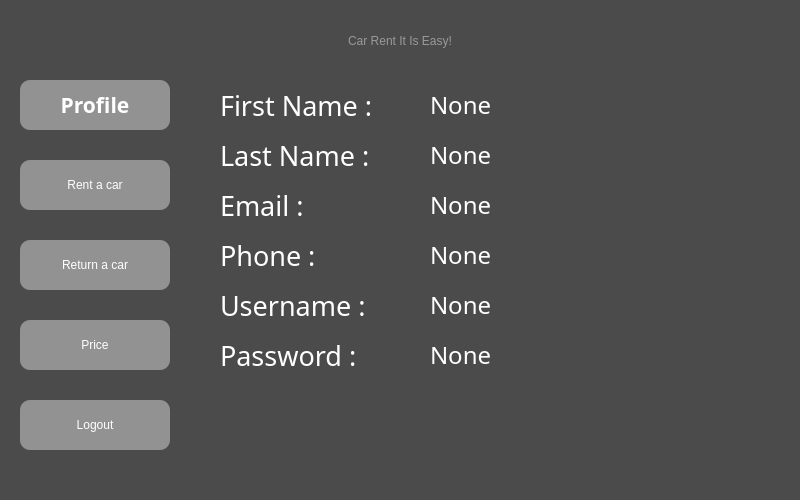
<?xml version="1.0" encoding="UTF-8"?>
<ui version="4.0">
 <class>AppWindow</class>
 <widget class="QDialog" name="AppWindow">
  <property name="geometry">
   <rect>
    <x>0</x>
    <y>0</y>
    <width>800</width>
    <height>500</height>
   </rect>
  </property>
  <property name="windowTitle">
   <string>Car Rent</string>
  </property>
  <property name="windowIcon">
   <iconset resource="Resources.qrc">
    <normaloff>:/images/car.png</normaloff>:/images/car.png</iconset>
  </property>
  <property name="styleSheet">
   <string notr="true">background-color: rgb(75, 75, 75);</string>
  </property>
  <widget class="QStackedWidget" name="stackedWidget">
   <property name="geometry">
    <rect>
     <x>200</x>
     <y>80</y>
     <width>560</width>
     <height>380</height>
    </rect>
   </property>
   <widget class="QWidget" name="page_1">
    <widget class="QLabel" name="FirstNameText">
     <property name="geometry">
      <rect>
       <x>20</x>
       <y>10</y>
       <width>170</width>
       <height>30</height>
      </rect>
     </property>
     <property name="font">
      <font>
       <family>Sitka Small</family>
       <pointsize>20</pointsize>
       <bold>false</bold>
      </font>
     </property>
     <property name="styleSheet">
      <string notr="true">color: rgb(255, 255, 255);</string>
     </property>
     <property name="text">
      <string>First Name :</string>
     </property>
    </widget>
    <widget class="QLabel" name="LastNameText">
     <property name="geometry">
      <rect>
       <x>20</x>
       <y>60</y>
       <width>180</width>
       <height>30</height>
      </rect>
     </property>
     <property name="font">
      <font>
       <family>Sitka Small</family>
       <pointsize>20</pointsize>
       <bold>false</bold>
      </font>
     </property>
     <property name="styleSheet">
      <string notr="true">color: rgb(255, 255, 255);</string>
     </property>
     <property name="text">
      <string>Last Name :</string>
     </property>
    </widget>
    <widget class="QLabel" name="EmailText">
     <property name="geometry">
      <rect>
       <x>20</x>
       <y>110</y>
       <width>180</width>
       <height>30</height>
      </rect>
     </property>
     <property name="font">
      <font>
       <family>Sitka Small</family>
       <pointsize>20</pointsize>
       <bold>false</bold>
      </font>
     </property>
     <property name="styleSheet">
      <string notr="true">color: rgb(255, 255, 255);</string>
     </property>
     <property name="text">
      <string>Email :</string>
     </property>
    </widget>
    <widget class="QLabel" name="PhoneText">
     <property name="geometry">
      <rect>
       <x>20</x>
       <y>160</y>
       <width>180</width>
       <height>30</height>
      </rect>
     </property>
     <property name="font">
      <font>
       <family>Sitka Small</family>
       <pointsize>20</pointsize>
       <bold>false</bold>
      </font>
     </property>
     <property name="styleSheet">
      <string notr="true">color: rgb(255, 255, 255);</string>
     </property>
     <property name="text">
      <string>Phone :</string>
     </property>
    </widget>
    <widget class="QLabel" name="UsernameText">
     <property name="geometry">
      <rect>
       <x>20</x>
       <y>210</y>
       <width>180</width>
       <height>30</height>
      </rect>
     </property>
     <property name="font">
      <font>
       <family>Sitka Small</family>
       <pointsize>20</pointsize>
       <bold>false</bold>
      </font>
     </property>
     <property name="styleSheet">
      <string notr="true">color: rgb(255, 255, 255);</string>
     </property>
     <property name="text">
      <string>Username :</string>
     </property>
    </widget>
    <widget class="QLabel" name="PasswordText">
     <property name="geometry">
      <rect>
       <x>20</x>
       <y>260</y>
       <width>180</width>
       <height>30</height>
      </rect>
     </property>
     <property name="font">
      <font>
       <family>Sitka Small</family>
       <pointsize>20</pointsize>
       <bold>false</bold>
      </font>
     </property>
     <property name="styleSheet">
      <string notr="true">color: rgb(255, 255, 255);</string>
     </property>
     <property name="text">
      <string>Password :</string>
     </property>
    </widget>
    <widget class="QLabel" name="FirstNameText_2">
     <property name="geometry">
      <rect>
       <x>230</x>
       <y>10</y>
       <width>300</width>
       <height>30</height>
      </rect>
     </property>
     <property name="font">
      <font>
       <family>Sitka Small</family>
       <pointsize>18</pointsize>
       <bold>false</bold>
      </font>
     </property>
     <property name="styleSheet">
      <string notr="true">color: rgb(255, 255, 255);</string>
     </property>
     <property name="text">
      <string>None</string>
     </property>
    </widget>
    <widget class="QLabel" name="LastNameText_2">
     <property name="geometry">
      <rect>
       <x>230</x>
       <y>60</y>
       <width>300</width>
       <height>30</height>
      </rect>
     </property>
     <property name="font">
      <font>
       <family>Sitka Small</family>
       <pointsize>18</pointsize>
       <bold>false</bold>
      </font>
     </property>
     <property name="styleSheet">
      <string notr="true">color: rgb(255, 255, 255);</string>
     </property>
     <property name="text">
      <string>None</string>
     </property>
    </widget>
    <widget class="QLabel" name="EmailText_2">
     <property name="geometry">
      <rect>
       <x>230</x>
       <y>110</y>
       <width>300</width>
       <height>30</height>
      </rect>
     </property>
     <property name="font">
      <font>
       <family>Sitka Small</family>
       <pointsize>18</pointsize>
       <bold>false</bold>
      </font>
     </property>
     <property name="styleSheet">
      <string notr="true">color: rgb(255, 255, 255);</string>
     </property>
     <property name="text">
      <string>None</string>
     </property>
    </widget>
    <widget class="QLabel" name="PhoneText_2">
     <property name="geometry">
      <rect>
       <x>230</x>
       <y>160</y>
       <width>300</width>
       <height>30</height>
      </rect>
     </property>
     <property name="font">
      <font>
       <family>Sitka Small</family>
       <pointsize>18</pointsize>
       <bold>false</bold>
      </font>
     </property>
     <property name="styleSheet">
      <string notr="true">color: rgb(255, 255, 255);</string>
     </property>
     <property name="text">
      <string>None</string>
     </property>
    </widget>
    <widget class="QLabel" name="PasswordText_2">
     <property name="geometry">
      <rect>
       <x>230</x>
       <y>260</y>
       <width>300</width>
       <height>30</height>
      </rect>
     </property>
     <property name="font">
      <font>
       <family>Sitka Small</family>
       <pointsize>18</pointsize>
       <bold>false</bold>
      </font>
     </property>
     <property name="styleSheet">
      <string notr="true">color: rgb(255, 255, 255);</string>
     </property>
     <property name="text">
      <string>None</string>
     </property>
    </widget>
    <widget class="QLabel" name="UsernameText_2">
     <property name="geometry">
      <rect>
       <x>230</x>
       <y>210</y>
       <width>300</width>
       <height>30</height>
      </rect>
     </property>
     <property name="font">
      <font>
       <family>Sitka Small</family>
       <pointsize>18</pointsize>
       <bold>false</bold>
      </font>
     </property>
     <property name="styleSheet">
      <string notr="true">color: rgb(255, 255, 255);</string>
     </property>
     <property name="text">
      <string>None</string>
     </property>
    </widget>
   </widget>
   <widget class="QWidget" name="page_2">
    <widget class="QTableView" name="RentCarDbView">
     <property name="geometry">
      <rect>
       <x>10</x>
       <y>50</y>
       <width>540</width>
       <height>210</height>
      </rect>
     </property>
     <property name="sizePolicy">
      <sizepolicy hsizetype="Fixed" vsizetype="Fixed">
       <horstretch>0</horstretch>
       <verstretch>0</verstretch>
      </sizepolicy>
     </property>
     <property name="font">
      <font>
       <family>Cascadia Code</family>
       <pointsize>14</pointsize>
       <bold>false</bold>
      </font>
     </property>
     <property name="contextMenuPolicy">
      <enum>Qt::NoContextMenu</enum>
     </property>
     <property name="acceptDrops">
      <bool>false</bool>
     </property>
     <property name="autoFillBackground">
      <bool>false</bool>
     </property>
     <property name="styleSheet">
      <string notr="true">background-color: rgba(255, 255, 255, 100);</string>
     </property>
     <property name="inputMethodHints">
      <set>Qt::ImhNone</set>
     </property>
     <property name="frameShape">
      <enum>QFrame::NoFrame</enum>
     </property>
     <property name="autoScrollMargin">
      <number>15</number>
     </property>
     <property name="editTriggers">
      <set>QAbstractItemView::NoEditTriggers</set>
     </property>
     <property name="alternatingRowColors">
      <bool>false</bool>
     </property>
     <property name="textElideMode">
      <enum>Qt::ElideLeft</enum>
     </property>
     <property name="gridStyle">
      <enum>Qt::NoPen</enum>
     </property>
     <property name="sortingEnabled">
      <bool>true</bool>
     </property>
     <property name="cornerButtonEnabled">
      <bool>false</bool>
     </property>
     <attribute name="horizontalHeaderVisible">
      <bool>false</bool>
     </attribute>
     <attribute name="horizontalHeaderHighlightSections">
      <bool>true</bool>
     </attribute>
     <attribute name="verticalHeaderVisible">
      <bool>false</bool>
     </attribute>
    </widget>
    <widget class="QPushButton" name="RentBtn">
     <property name="geometry">
      <rect>
       <x>400</x>
       <y>270</y>
       <width>130</width>
       <height>40</height>
      </rect>
     </property>
     <property name="cursor">
      <cursorShape>PointingHandCursor</cursorShape>
     </property>
     <property name="styleSheet">
      <string notr="true">QPushButton{
background-color: rgba(255, 255, 255, 100);
border-radius: 10px;
color: rgba(192, 192, 192, 240);
color: white;
text-align: center;
font: 700 16pt &quot;Segoe Print&quot;;
}

QPushButton:hover{
background-color: rgba(255, 255, 255, 0);
border-radius: 10px;
color: white;
text-align: center;
font: 700 16pt &quot;Segoe Print&quot;;
}
QPushButton:pressed{
background-color: rgba(255, 255, 255, 0);
border-radius: 10px;
color: white;
text-align: center;
font: 700 16pt &quot;Segoe Print&quot;;
}</string>
     </property>
     <property name="text">
      <string>Rent</string>
     </property>
    </widget>
    <widget class="QLabel" name="EnterIdText">
     <property name="geometry">
      <rect>
       <x>30</x>
       <y>270</y>
       <width>210</width>
       <height>40</height>
      </rect>
     </property>
     <property name="font">
      <font>
       <family>Cascadia Code</family>
       <pointsize>22</pointsize>
       <italic>false</italic>
       <bold>false</bold>
      </font>
     </property>
     <property name="styleSheet">
      <string notr="true"/>
     </property>
     <property name="text">
      <string>Enter car's id:</string>
     </property>
    </widget>
    <widget class="QLineEdit" name="CarsIdInput">
     <property name="geometry">
      <rect>
       <x>250</x>
       <y>270</y>
       <width>50</width>
       <height>40</height>
      </rect>
     </property>
     <property name="font">
      <font>
       <family>Cascadia Code</family>
       <pointsize>22</pointsize>
      </font>
     </property>
     <property name="layoutDirection">
      <enum>Qt::RightToLeft</enum>
     </property>
     <property name="styleSheet">
      <string notr="true">background-color: rgba(255, 255, 255, 100);
border-radius: 10px;</string>
     </property>
     <property name="alignment">
      <set>Qt::AlignCenter</set>
     </property>
    </widget>
    <widget class="QLabel" name="IdText">
     <property name="geometry">
      <rect>
       <x>10</x>
       <y>20</y>
       <width>40</width>
       <height>30</height>
      </rect>
     </property>
     <property name="font">
      <font>
       <family>Cascadia Code</family>
       <pointsize>22</pointsize>
       <italic>false</italic>
       <bold>false</bold>
      </font>
     </property>
     <property name="styleSheet">
      <string notr="true"/>
     </property>
     <property name="text">
      <string>Id</string>
     </property>
     <property name="alignment">
      <set>Qt::AlignLeading|Qt::AlignLeft|Qt::AlignVCenter</set>
     </property>
    </widget>
    <widget class="QLabel" name="BrandText">
     <property name="geometry">
      <rect>
       <x>60</x>
       <y>20</y>
       <width>90</width>
       <height>30</height>
      </rect>
     </property>
     <property name="font">
      <font>
       <family>Cascadia Code</family>
       <pointsize>22</pointsize>
       <italic>false</italic>
       <bold>false</bold>
      </font>
     </property>
     <property name="styleSheet">
      <string notr="true"/>
     </property>
     <property name="text">
      <string>Brand</string>
     </property>
    </widget>
    <widget class="QLabel" name="ModelText">
     <property name="geometry">
      <rect>
       <x>210</x>
       <y>20</y>
       <width>100</width>
       <height>30</height>
      </rect>
     </property>
     <property name="font">
      <font>
       <family>Cascadia Code</family>
       <pointsize>22</pointsize>
       <italic>false</italic>
       <bold>false</bold>
      </font>
     </property>
     <property name="styleSheet">
      <string notr="true"/>
     </property>
     <property name="text">
      <string>Model</string>
     </property>
     <property name="alignment">
      <set>Qt::AlignLeading|Qt::AlignLeft|Qt::AlignVCenter</set>
     </property>
    </widget>
    <widget class="QLabel" name="YearText">
     <property name="geometry">
      <rect>
       <x>360</x>
       <y>20</y>
       <width>70</width>
       <height>30</height>
      </rect>
     </property>
     <property name="font">
      <font>
       <family>Cascadia Code</family>
       <pointsize>22</pointsize>
       <italic>false</italic>
       <bold>false</bold>
      </font>
     </property>
     <property name="styleSheet">
      <string notr="true"/>
     </property>
     <property name="text">
      <string>Year</string>
     </property>
    </widget>
    <widget class="QLabel" name="PriceText">
     <property name="geometry">
      <rect>
       <x>440</x>
       <y>20</y>
       <width>90</width>
       <height>30</height>
      </rect>
     </property>
     <property name="font">
      <font>
       <family>Cascadia Code</family>
       <pointsize>22</pointsize>
       <italic>false</italic>
       <bold>false</bold>
      </font>
     </property>
     <property name="styleSheet">
      <string notr="true"/>
     </property>
     <property name="text">
      <string>Price</string>
     </property>
    </widget>
    <widget class="QLabel" name="ErrorText">
     <property name="geometry">
      <rect>
       <x>130</x>
       <y>330</y>
       <width>300</width>
       <height>40</height>
      </rect>
     </property>
     <property name="font">
      <font>
       <family>Cascadia Code</family>
       <pointsize>15</pointsize>
       <italic>false</italic>
       <bold>false</bold>
       <underline>false</underline>
      </font>
     </property>
     <property name="styleSheet">
      <string notr="true">color: rgb(176, 14, 17);</string>
     </property>
     <property name="text">
      <string/>
     </property>
     <property name="alignment">
      <set>Qt::AlignCenter</set>
     </property>
    </widget>
   </widget>
   <widget class="QWidget" name="page_3">
    <widget class="QPushButton" name="ReturnBtn">
     <property name="geometry">
      <rect>
       <x>400</x>
       <y>270</y>
       <width>130</width>
       <height>40</height>
      </rect>
     </property>
     <property name="font">
      <font>
       <family>Segoe Print</family>
       <pointsize>16</pointsize>
       <italic>false</italic>
       <bold>true</bold>
      </font>
     </property>
     <property name="cursor">
      <cursorShape>PointingHandCursor</cursorShape>
     </property>
     <property name="styleSheet">
      <string notr="true">QPushButton{
background-color: rgba(255, 255, 255, 100);
border-radius: 10px;
color: rgba(192, 192, 192, 240);
color: white;
text-align: center;
font: 700 16pt &quot;Segoe Print&quot;;
}

QPushButton:hover{
background-color: rgba(255, 255, 255, 0);
border-radius: 10px;
color: white;
text-align: center;
font: 700 16pt &quot;Segoe Print&quot;;
}
QPushButton:pressed{
background-color: rgba(255, 255, 255, 0);
border-radius: 10px;
color: white;
text-align: center;
font: 700 16pt &quot;Segoe Print&quot;;
}</string>
     </property>
     <property name="text">
      <string>Return</string>
     </property>
    </widget>
    <widget class="QLabel" name="ErrorText_2">
     <property name="geometry">
      <rect>
       <x>130</x>
       <y>330</y>
       <width>300</width>
       <height>40</height>
      </rect>
     </property>
     <property name="font">
      <font>
       <family>Cascadia Code</family>
       <pointsize>15</pointsize>
       <italic>false</italic>
       <bold>false</bold>
      </font>
     </property>
     <property name="styleSheet">
      <string notr="true">color: rgb(176, 35, 38);</string>
     </property>
     <property name="text">
      <string/>
     </property>
     <property name="alignment">
      <set>Qt::AlignCenter</set>
     </property>
    </widget>
    <widget class="QTableView" name="ReturnCarDbView">
     <property name="geometry">
      <rect>
       <x>10</x>
       <y>50</y>
       <width>540</width>
       <height>210</height>
      </rect>
     </property>
     <property name="sizePolicy">
      <sizepolicy hsizetype="Fixed" vsizetype="Fixed">
       <horstretch>0</horstretch>
       <verstretch>0</verstretch>
      </sizepolicy>
     </property>
     <property name="font">
      <font>
       <family>Cascadia Code</family>
       <pointsize>14</pointsize>
       <bold>false</bold>
      </font>
     </property>
     <property name="contextMenuPolicy">
      <enum>Qt::NoContextMenu</enum>
     </property>
     <property name="acceptDrops">
      <bool>false</bool>
     </property>
     <property name="autoFillBackground">
      <bool>false</bool>
     </property>
     <property name="styleSheet">
      <string notr="true">background-color: rgba(255, 255, 255, 100);</string>
     </property>
     <property name="inputMethodHints">
      <set>Qt::ImhNone</set>
     </property>
     <property name="frameShape">
      <enum>QFrame::NoFrame</enum>
     </property>
     <property name="autoScrollMargin">
      <number>15</number>
     </property>
     <property name="editTriggers">
      <set>QAbstractItemView::NoEditTriggers</set>
     </property>
     <property name="alternatingRowColors">
      <bool>false</bool>
     </property>
     <property name="gridStyle">
      <enum>Qt::NoPen</enum>
     </property>
     <property name="sortingEnabled">
      <bool>true</bool>
     </property>
     <property name="cornerButtonEnabled">
      <bool>false</bool>
     </property>
     <attribute name="horizontalHeaderVisible">
      <bool>false</bool>
     </attribute>
     <attribute name="horizontalHeaderHighlightSections">
      <bool>true</bool>
     </attribute>
     <attribute name="verticalHeaderVisible">
      <bool>false</bool>
     </attribute>
    </widget>
    <widget class="QLabel" name="YearText_2">
     <property name="geometry">
      <rect>
       <x>360</x>
       <y>20</y>
       <width>70</width>
       <height>30</height>
      </rect>
     </property>
     <property name="font">
      <font>
       <family>Cascadia Code</family>
       <pointsize>22</pointsize>
       <italic>false</italic>
       <bold>false</bold>
      </font>
     </property>
     <property name="styleSheet">
      <string notr="true"/>
     </property>
     <property name="text">
      <string>Year</string>
     </property>
    </widget>
    <widget class="QLabel" name="ModelText_2">
     <property name="geometry">
      <rect>
       <x>210</x>
       <y>20</y>
       <width>100</width>
       <height>30</height>
      </rect>
     </property>
     <property name="font">
      <font>
       <family>Cascadia Code</family>
       <pointsize>22</pointsize>
       <italic>false</italic>
       <bold>false</bold>
      </font>
     </property>
     <property name="styleSheet">
      <string notr="true"/>
     </property>
     <property name="text">
      <string>Model</string>
     </property>
    </widget>
    <widget class="QLineEdit" name="CarsIdReturnInput">
     <property name="geometry">
      <rect>
       <x>250</x>
       <y>270</y>
       <width>50</width>
       <height>40</height>
      </rect>
     </property>
     <property name="font">
      <font>
       <family>Cascadia Code</family>
       <pointsize>22</pointsize>
      </font>
     </property>
     <property name="layoutDirection">
      <enum>Qt::RightToLeft</enum>
     </property>
     <property name="styleSheet">
      <string notr="true">background-color: rgba(255, 255, 255, 100);
border-radius: 10px;</string>
     </property>
     <property name="alignment">
      <set>Qt::AlignCenter</set>
     </property>
    </widget>
    <widget class="QLabel" name="IdText_2">
     <property name="geometry">
      <rect>
       <x>10</x>
       <y>20</y>
       <width>40</width>
       <height>30</height>
      </rect>
     </property>
     <property name="font">
      <font>
       <family>Cascadia Code</family>
       <pointsize>22</pointsize>
       <italic>false</italic>
       <bold>false</bold>
      </font>
     </property>
     <property name="styleSheet">
      <string notr="true"/>
     </property>
     <property name="text">
      <string>Id</string>
     </property>
    </widget>
    <widget class="QLabel" name="BrandText_2">
     <property name="geometry">
      <rect>
       <x>60</x>
       <y>20</y>
       <width>90</width>
       <height>30</height>
      </rect>
     </property>
     <property name="font">
      <font>
       <family>Cascadia Code</family>
       <pointsize>22</pointsize>
       <italic>false</italic>
       <bold>false</bold>
      </font>
     </property>
     <property name="styleSheet">
      <string notr="true"/>
     </property>
     <property name="text">
      <string>Brand</string>
     </property>
    </widget>
    <widget class="QLabel" name="PriceText_2">
     <property name="geometry">
      <rect>
       <x>440</x>
       <y>20</y>
       <width>90</width>
       <height>30</height>
      </rect>
     </property>
     <property name="font">
      <font>
       <family>Cascadia Code</family>
       <pointsize>22</pointsize>
       <italic>false</italic>
       <bold>false</bold>
      </font>
     </property>
     <property name="styleSheet">
      <string notr="true"/>
     </property>
     <property name="text">
      <string>Price</string>
     </property>
    </widget>
    <widget class="QLabel" name="EnterIdReturnText">
     <property name="geometry">
      <rect>
       <x>30</x>
       <y>270</y>
       <width>210</width>
       <height>40</height>
      </rect>
     </property>
     <property name="font">
      <font>
       <family>Cascadia Code</family>
       <pointsize>22</pointsize>
       <italic>false</italic>
       <bold>false</bold>
      </font>
     </property>
     <property name="styleSheet">
      <string notr="true"/>
     </property>
     <property name="text">
      <string>Enter car's id:</string>
     </property>
    </widget>
   </widget>
   <widget class="QWidget" name="page_4">
    <widget class="QLabel" name="FinalPriceText">
     <property name="geometry">
      <rect>
       <x>30</x>
       <y>270</y>
       <width>220</width>
       <height>40</height>
      </rect>
     </property>
     <property name="font">
      <font>
       <family>Cascadia Code</family>
       <pointsize>18</pointsize>
       <italic>false</italic>
       <bold>true</bold>
      </font>
     </property>
     <property name="styleSheet">
      <string notr="true"/>
     </property>
     <property name="text">
      <string>Final price is:</string>
     </property>
    </widget>
    <widget class="QLabel" name="PriceShow">
     <property name="geometry">
      <rect>
       <x>260</x>
       <y>270</y>
       <width>130</width>
       <height>40</height>
      </rect>
     </property>
     <property name="font">
      <font>
       <family>Cascadia Code</family>
       <pointsize>18</pointsize>
       <italic>false</italic>
       <bold>true</bold>
      </font>
     </property>
     <property name="styleSheet">
      <string notr="true"/>
     </property>
     <property name="text">
      <string>$</string>
     </property>
     <property name="alignment">
      <set>Qt::AlignCenter</set>
     </property>
    </widget>
    <widget class="QLabel" name="IdText_3">
     <property name="geometry">
      <rect>
       <x>10</x>
       <y>20</y>
       <width>30</width>
       <height>30</height>
      </rect>
     </property>
     <property name="font">
      <font>
       <family>Cascadia Code</family>
       <pointsize>18</pointsize>
       <italic>false</italic>
       <bold>false</bold>
      </font>
     </property>
     <property name="styleSheet">
      <string notr="true"/>
     </property>
     <property name="text">
      <string>Id</string>
     </property>
    </widget>
    <widget class="QLabel" name="PriceText_3">
     <property name="geometry">
      <rect>
       <x>470</x>
       <y>20</y>
       <width>80</width>
       <height>30</height>
      </rect>
     </property>
     <property name="font">
      <font>
       <family>Cascadia Code</family>
       <pointsize>18</pointsize>
       <italic>false</italic>
       <bold>false</bold>
      </font>
     </property>
     <property name="styleSheet">
      <string notr="true"/>
     </property>
     <property name="text">
      <string>Price</string>
     </property>
    </widget>
    <widget class="QTableView" name="PriceDbView">
     <property name="geometry">
      <rect>
       <x>10</x>
       <y>50</y>
       <width>540</width>
       <height>210</height>
      </rect>
     </property>
     <property name="sizePolicy">
      <sizepolicy hsizetype="Fixed" vsizetype="Fixed">
       <horstretch>0</horstretch>
       <verstretch>0</verstretch>
      </sizepolicy>
     </property>
     <property name="font">
      <font>
       <family>Cascadia Code</family>
       <pointsize>12</pointsize>
       <bold>false</bold>
      </font>
     </property>
     <property name="contextMenuPolicy">
      <enum>Qt::NoContextMenu</enum>
     </property>
     <property name="acceptDrops">
      <bool>false</bool>
     </property>
     <property name="autoFillBackground">
      <bool>false</bool>
     </property>
     <property name="styleSheet">
      <string notr="true">background-color: rgba(255, 255, 255, 100);</string>
     </property>
     <property name="inputMethodHints">
      <set>Qt::ImhNone</set>
     </property>
     <property name="frameShape">
      <enum>QFrame::NoFrame</enum>
     </property>
     <property name="autoScrollMargin">
      <number>15</number>
     </property>
     <property name="editTriggers">
      <set>QAbstractItemView::NoEditTriggers</set>
     </property>
     <property name="alternatingRowColors">
      <bool>false</bool>
     </property>
     <property name="gridStyle">
      <enum>Qt::NoPen</enum>
     </property>
     <property name="sortingEnabled">
      <bool>true</bool>
     </property>
     <property name="cornerButtonEnabled">
      <bool>false</bool>
     </property>
     <attribute name="horizontalHeaderVisible">
      <bool>false</bool>
     </attribute>
     <attribute name="horizontalHeaderHighlightSections">
      <bool>true</bool>
     </attribute>
     <attribute name="verticalHeaderVisible">
      <bool>false</bool>
     </attribute>
    </widget>
    <widget class="QLabel" name="BrandText_3">
     <property name="geometry">
      <rect>
       <x>50</x>
       <y>20</y>
       <width>80</width>
       <height>30</height>
      </rect>
     </property>
     <property name="font">
      <font>
       <family>Cascadia Code</family>
       <pointsize>18</pointsize>
       <italic>false</italic>
       <bold>false</bold>
      </font>
     </property>
     <property name="styleSheet">
      <string notr="true"/>
     </property>
     <property name="text">
      <string>Brand</string>
     </property>
    </widget>
    <widget class="QLabel" name="ModelText_3">
     <property name="geometry">
      <rect>
       <x>140</x>
       <y>20</y>
       <width>80</width>
       <height>30</height>
      </rect>
     </property>
     <property name="font">
      <font>
       <family>Cascadia Code</family>
       <pointsize>18</pointsize>
       <italic>false</italic>
       <bold>false</bold>
      </font>
     </property>
     <property name="styleSheet">
      <string notr="true"/>
     </property>
     <property name="text">
      <string>Model</string>
     </property>
    </widget>
    <widget class="QLabel" name="RentedText">
     <property name="geometry">
      <rect>
       <x>230</x>
       <y>20</y>
       <width>90</width>
       <height>30</height>
      </rect>
     </property>
     <property name="font">
      <font>
       <family>Cascadia Code</family>
       <pointsize>18</pointsize>
       <italic>false</italic>
       <bold>false</bold>
      </font>
     </property>
     <property name="styleSheet">
      <string notr="true"/>
     </property>
     <property name="text">
      <string>Rented</string>
     </property>
    </widget>
    <widget class="QLabel" name="ReturnedText">
     <property name="geometry">
      <rect>
       <x>340</x>
       <y>20</y>
       <width>115</width>
       <height>30</height>
      </rect>
     </property>
     <property name="font">
      <font>
       <family>Cascadia Code</family>
       <pointsize>18</pointsize>
       <italic>false</italic>
       <bold>false</bold>
      </font>
     </property>
     <property name="styleSheet">
      <string notr="true"/>
     </property>
     <property name="text">
      <string>Returned</string>
     </property>
    </widget>
   </widget>
  </widget>
  <widget class="QLabel" name="CarRentItIsEasyText">
   <property name="geometry">
    <rect>
     <x>190</x>
     <y>20</y>
     <width>420</width>
     <height>41</height>
    </rect>
   </property>
   <property name="styleSheet">
    <string notr="true">font: 700 30pt &quot;Segoe Script&quot;;
color: rgb(153, 153, 153);</string>
   </property>
   <property name="text">
    <string>Car Rent It Is Easy!</string>
   </property>
   <property name="alignment">
    <set>Qt::AlignCenter</set>
   </property>
  </widget>
  <widget class="QPushButton" name="LogoutBtn">
   <property name="geometry">
    <rect>
     <x>20</x>
     <y>400</y>
     <width>150</width>
     <height>50</height>
    </rect>
   </property>
   <property name="cursor">
    <cursorShape>PointingHandCursor</cursorShape>
   </property>
   <property name="styleSheet">
    <string notr="true">QPushButton{
background-color: rgba(255, 255, 255, 100);
border-radius: 10px;
color: rgba(192, 192, 192, 240);
color: white;
text-align: center;
font: 700 16pt &quot;Segoe Print&quot;;
}

QPushButton:hover{
background-color: rgba(255, 255, 255, 0);
border-radius: 10px;
color: white;
text-align: center;
font: 700 16pt &quot;Segoe Print&quot;;
}
QPushButton:pressed{
background-color: rgba(255, 255, 255, 0);
border-radius: 10px;
color: white;
text-align: center;
font: 700 16pt &quot;Segoe Print&quot;;
}</string>
   </property>
   <property name="text">
    <string>Logout</string>
   </property>
  </widget>
  <widget class="QPushButton" name="ReturnCarBtn">
   <property name="geometry">
    <rect>
     <x>20</x>
     <y>240</y>
     <width>150</width>
     <height>50</height>
    </rect>
   </property>
   <property name="cursor">
    <cursorShape>PointingHandCursor</cursorShape>
   </property>
   <property name="styleSheet">
    <string notr="true">QPushButton{
background-color: rgba(255, 255, 255, 100);
border-radius: 10px;
color: rgba(192, 192, 192, 240);
color: white;
text-align: center;
font: 700 16pt &quot;Segoe Print&quot;;
}

QPushButton:hover{
background-color: rgba(255, 255, 255, 0);
border-radius: 10px;
color: white;
text-align: center;
font: 700 16pt &quot;Segoe Print&quot;;
}
QPushButton:pressed{
background-color: rgba(255, 255, 255, 0);
border-radius: 10px;
color: white;
text-align: center;
font: 700 16pt &quot;Segoe Print&quot;;
}</string>
   </property>
   <property name="text">
    <string>Return a car</string>
   </property>
  </widget>
  <widget class="QPushButton" name="RentCarBtn">
   <property name="geometry">
    <rect>
     <x>20</x>
     <y>160</y>
     <width>150</width>
     <height>50</height>
    </rect>
   </property>
   <property name="cursor">
    <cursorShape>PointingHandCursor</cursorShape>
   </property>
   <property name="styleSheet">
    <string notr="true">QPushButton{
background-color: rgba(255, 255, 255, 100);
border-radius: 10px;
color: rgba(192, 192, 192, 240);
color: white;
text-align: center;
font: 700 16pt &quot;Segoe Print&quot;;
}

QPushButton:hover{
background-color: rgba(255, 255, 255, 0);
border-radius: 10px;
color: white;
text-align: center;
font: 700 16pt &quot;Segoe Print&quot;;
}
QPushButton:pressed{
background-color: rgba(255, 255, 255, 0);
border-radius: 10px;
color: white;
text-align: center;
font: 700 16pt &quot;Segoe Print&quot;;
}</string>
   </property>
   <property name="text">
    <string>Rent a car</string>
   </property>
  </widget>
  <widget class="QPushButton" name="ProfileBtn">
   <property name="geometry">
    <rect>
     <x>20</x>
     <y>80</y>
     <width>150</width>
     <height>50</height>
    </rect>
   </property>
   <property name="font">
    <font>
     <family>Segoe Print</family>
     <pointsize>16</pointsize>
     <italic>false</italic>
     <bold>true</bold>
    </font>
   </property>
   <property name="cursor">
    <cursorShape>PointingHandCursor</cursorShape>
   </property>
   <property name="styleSheet">
    <string notr="true">QPushButton{
background-color: rgba(255, 255, 255, 100);
border-radius: 10px;
color: rgba(192, 192, 192, 240);
color: white;
text-align: center;
font: 700 16pt &quot;Segoe Print&quot;;
}

QPushButton:hover{
background-color: rgba(255, 255, 255, 0);
border-radius: 10px;
color: white;
text-align: center;
font: 700 16pt &quot;Segoe Print&quot;;
}
QPushButton:pressed{
background-color: rgba(255, 255, 255, 0);
border-radius: 10px;
color: white;
text-align: center;
font: 700 16pt &quot;Segoe Print&quot;;
}</string>
   </property>
   <property name="text">
    <string>Profile</string>
   </property>
  </widget>
  <widget class="QPushButton" name="PriceBtn">
   <property name="geometry">
    <rect>
     <x>20</x>
     <y>320</y>
     <width>150</width>
     <height>50</height>
    </rect>
   </property>
   <property name="cursor">
    <cursorShape>PointingHandCursor</cursorShape>
   </property>
   <property name="styleSheet">
    <string notr="true">QPushButton{
background-color: rgba(255, 255, 255, 100);
border-radius: 10px;
color: rgba(192, 192, 192, 240);
color: white;
text-align: center;
font: 700 16pt &quot;Segoe Print&quot;;
}

QPushButton:hover{
background-color: rgba(255, 255, 255, 0);
border-radius: 10px;
color: white;
text-align: center;
font: 700 16pt &quot;Segoe Print&quot;;
}
QPushButton:pressed{
background-color: rgba(255, 255, 255, 0);
border-radius: 10px;
color: white;
text-align: center;
font: 700 16pt &quot;Segoe Print&quot;;
}</string>
   </property>
   <property name="text">
    <string>Price</string>
   </property>
  </widget>
 </widget>
 <resources>
  <include location="Resources.qrc"/>
 </resources>
 <connections/>
</ui>
